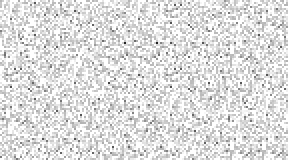

Below is a game level as drawn by its tile map, then a one-line description and the .tmx file that defines it, in full:
An orthogonal 9x5 tile map with 32x32 px tiles, 1 tile layer (Static2), 13 hidden layers not drawn.

<map version="1.2" tiledversion="1.2.4" orientation="orthogonal" renderorder="right-down" width="9" height="5" tilewidth="32" tileheight="32" infinite="0" nextlayerid="15" nextobjectid="1">
 <tileset firstgid="1" name="Cameratiles" tilewidth="32" tileheight="32" tilecount="306" columns="18">
  <image source="Cameratiles.png" width="576" height="544" />
 </tileset>
 <layer id="1" name="Cam1Level1" width="9" height="5" visible="0">
  <data encoding="csv">
37,38,39,40,41,42,43,44,45,
55,56,57,58,59,60,61,62,63,
73,74,75,76,77,78,79,80,81,
91,92,93,94,95,96,97,98,99,
109,110,111,112,113,114,115,116,117
</data>
 </layer>
 <layer id="2" name="Cam1Level2" width="9" height="5" visible="0">
  <data encoding="csv">
127,128,129,130,131,132,133,134,135,
145,146,147,148,149,150,151,152,153,
163,164,165,166,167,168,169,170,171,
181,182,183,184,185,186,187,188,189,
199,200,201,202,203,204,205,206,207
</data>
 </layer>
 <layer id="3" name="Cam1Level3" width="9" height="5" visible="0">
  <data encoding="csv">
217,218,219,220,221,222,223,224,225,
235,236,237,238,239,240,241,242,243,
253,254,255,256,257,258,259,260,261,
271,272,273,274,275,276,277,278,279,
289,290,291,292,293,294,295,296,297
</data>
 </layer>
 <layer id="12" name="Cam2Level1" width="9" height="5" visible="0">
  <data encoding="csv">
46,47,48,49,50,51,52,53,54,
64,65,66,67,68,69,70,71,72,
82,83,84,85,86,87,88,89,90,
100,101,102,103,104,105,106,107,108,
118,119,120,121,122,123,124,125,126
</data>
 </layer>
 <layer id="13" name="Cam2Level2" width="9" height="5" visible="0">
  <data encoding="csv">
136,137,138,139,140,141,142,143,144,
154,155,156,157,158,159,160,161,162,
172,173,174,175,176,177,178,179,180,
190,191,192,193,194,195,196,197,198,
208,209,210,211,212,213,214,215,216
</data>
 </layer>
 <layer id="14" name="Cam2Level3" width="9" height="5" visible="0">
  <data encoding="csv">
226,227,228,229,230,231,232,233,234,
244,245,246,247,248,249,250,251,252,
262,263,264,265,266,267,268,269,270,
280,281,282,283,284,285,286,287,288,
298,299,300,301,302,303,304,305,306
</data>
 </layer>
 <layer id="4" name="Static1" width="9" height="5" visible="0">
  <data encoding="csv">
24,3,23,21,21,2,24,5,20,
20,24,22,3,1,20,6,4,6,
23,19,21,6,1,1,6,6,21,
2,6,23,4,2,20,3,20,24,
21,6,23,23,23,22,23,6,5
</data>
 </layer>
 <layer id="5" name="Static2" width="9" height="5">
  <data encoding="csv">
20,21,1,6,20,23,6,5,3,
4,21,5,24,24,1,1,3,21,
23,2,20,22,1,23,19,19,1,
3,21,19,21,3,20,2,4,20,
6,1,1,19,2,2,21,3,3
</data>
 </layer>
 <layer id="6" name="Static3" width="9" height="5" visible="0">
  <data encoding="csv">
2,2,5,5,4,6,19,3,4,
23,2,23,6,24,5,21,21,21,
20,20,1,6,24,3,21,1,2,
19,22,21,22,19,3,2,1,22,
5,6,23,19,24,2,21,21,4
</data>
 </layer>
 <layer id="7" name="Static4" width="9" height="5" visible="0">
  <data encoding="csv">
4,4,4,23,2,1,19,19,23,
3,19,3,6,24,20,24,24,4,
24,5,5,2,23,21,3,24,1,
3,19,3,2,21,4,19,20,20,
19,6,23,3,4,21,23,5,21
</data>
 </layer>
 <layer id="8" name="Static5" width="9" height="5" visible="0">
  <data encoding="csv">
23,23,20,6,23,4,20,6,4,
24,24,5,3,20,5,4,2,23,
22,22,1,5,21,22,21,5,6,
19,4,3,3,19,1,6,24,6,
19,3,23,19,20,5,19,2,23
</data>
 </layer>
 <layer id="9" name="Static6" width="9" height="5" visible="0">
  <data encoding="csv">
19,24,21,5,2,1,19,21,19,
5,19,22,3,3,3,1,5,3,
6,5,24,22,23,22,21,21,3,
24,21,5,4,1,21,4,24,4,
21,2,1,1,19,3,22,5,20
</data>
 </layer>
 <layer id="10" name="Static7" width="9" height="5" visible="0">
  <data encoding="csv">
3,23,21,2,2,4,20,1,22,
1,1,23,4,5,21,19,4,4,
3,19,24,23,1,20,5,22,21,
1,1,2,21,19,22,1,19,23,
23,23,2,4,23,3,20,5,3
</data>
 </layer>
 <layer id="11" name="Static8" width="9" height="5" visible="0">
  <data encoding="csv">
19,22,24,1,22,3,24,4,20,
19,3,2,24,6,20,20,19,19,
23,19,3,24,23,24,23,22,1,
20,4,23,6,3,6,22,2,2,
22,4,2,24,3,21,4,4,21
</data>
 </layer>
</map>